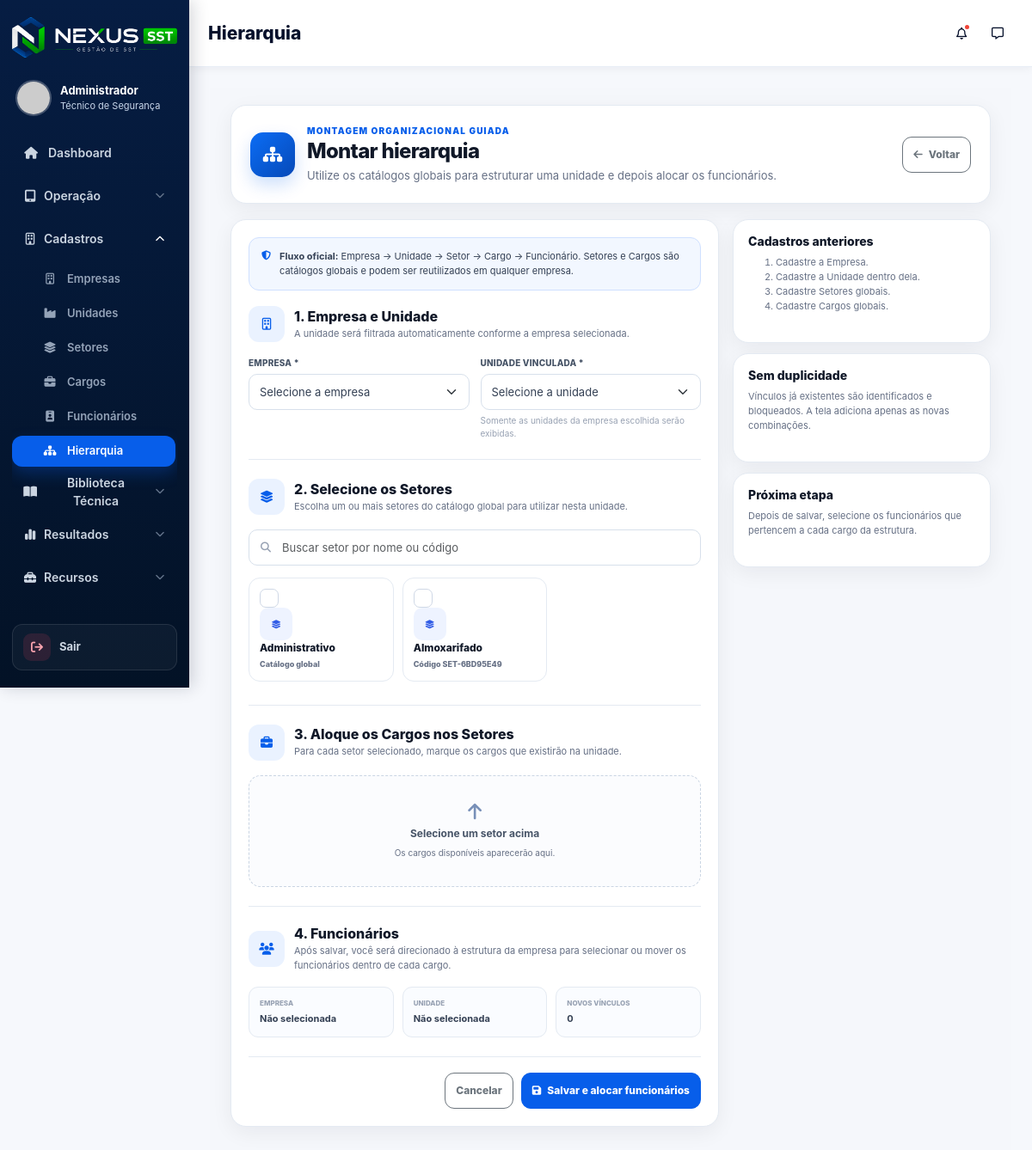
Page /nexus_sst/public/hierarquias/criar (signed in) on the committed database.
### tables this page shows
CREATE TABLE `setores` (
  `id` int NOT NULL AUTO_INCREMENT,
  `codigo` varchar(30) DEFAULT NULL,
  `codigo_externo` varchar(50) DEFAULT NULL,
  `nome` varchar(150) NOT NULL,
  `descricao` text,
  `ativo` tinyint(1) NOT NULL DEFAULT '1',
  `created_at` timestamp NULL DEFAULT CURRENT_TIMESTAMP,
  `updated_at` timestamp NULL DEFAULT CURRENT_TIMESTAMP ON UPDATE CURRENT_TIMESTAMP,
  PRIMARY KEY (`id`),
  UNIQUE KEY `uk_setor_nome` (`nome`),
  UNIQUE KEY `uk_setor_codigo` (`codigo`)
);

### core/Controller.php (called while the page is built, shortened)
<?php
class Controller
{
    public function view($view, $data = [])
    {
        extract($data);
        $viewPath = dirname(__DIR__) . "/app/views/{$view}.php";
        require_once $viewPath;
    }
}

### app/controllers/HierarquiasController.php (called while the page is built, shortened)
<?php
class HierarquiasController extends Controller
{
    private Hierarquia $hierarquiaModel;
    private Empresa $empresaModel;
    private Unidade $unidadeModel;
    private Setor $setorModel;
    private Cargo $cargoModel;
    public function __construct()
    {
        $this->hierarquiaModel = $this->model('Hierarquia');
        $this->empresaModel = $this->model('Empresa');
        $this->unidadeModel = $this->model('Unidade');
        $this->setorModel = $this->model('Setor');
        $this->cargoModel = $this->model('Cargo');
    }
    public function criar(): void
    {
        $this->view('hierarquias/criar', $this->dadosFormulario());
    }
    private function dadosFormulario(): array
    {
        $dadosAnteriores = $_SESSION['form_hierarquia'] ?? [];
        return [
            'empresas' => $this->empresaModel->listarAtivas(),
            'unidades' => $this->unidadeModel->listarAtivas(),
            'setores' => $this->setorModel->listarAtivos(),
            'cargos' => $this->cargoModel->listarAtivos(),
            'vinculosExistentes' => $this->hierarquiaModel->listarTudo(),
            'dadosAnteriores' => $dadosAnteriores,
            'csrfToken' => $this->csrfToken(),
        ];
    }
    private function csrfToken(): string
    {
        return (string)$_SESSION['csrf_hierarquias'];
    }
}

### core/Router.php (called while the page is built, shortened)
<?php
class Router
{
    private array $routes = [];
    private function add(string $httpMethod, string $uri, string $controller, string $method): void
    {
        $uri = '/' . trim($uri, '/');
        $this->routes[$httpMethod][$uri] = [
            'controller' => $controller,
            'method' => $method
        ];
    }
    public function dispatch(): void
    {
        $httpMethod = strtoupper($_SERVER['REQUEST_METHOD'] ?? 'GET');
        $requestUri = $_SERVER['REQUEST_URI'] ?? '/';
        $requestPath = parse_url($requestUri, PHP_URL_PATH) ?: '/';
        $route = $this->normalizeRequestPath($requestPath);
        $routes = $this->routes[$httpMethod] ?? [];
        $match = $this->matchRoute($routes, $route);
        $methodName = $match['method'];
        $params = $match['params'];
        $controller = new $controllerName();
        $controller->$methodName(...$params);
    }
    private function normalizeRequestPath(string $requestPath): string
    {
        $route = '/' . ltrim($requestPath, '/');
        $basePaths = [];
        if (defined('BASE_URL')) {
            $configuredBasePath = parse_url((string) BASE_URL, PHP_URL_PATH);
            if (is_string($configuredBasePath) && $configuredBasePath !== '') {
                $basePaths[] = '/' . trim($configuredBasePath, '/');
            }
        }
        $basePaths = array_values(array_unique(array_filter($basePaths)));
        usort($basePaths, static fn(string $a, string $b): int => strlen($b) <=> strlen($a));
        foreach ($basePaths as $basePath) {
            if (str_starts_with($route, $basePath . '/')) {
                $route = substr($route, strlen($basePath));
                break;
            }
        }
        $route = '/' . trim($route, '/');
        return $route === '//' ? '/' : $route;
    }
    private function matchRoute(array $routes, string $route): ?array
    {
        if (isset($routes[$route])) {
            return [
                'controller' => $routes[$route]['controller'],
                'method' => $routes[$route]['method'],
                'params' => []
            ];
        }
        return null;
    }
}

### public/index.php (called while the page is built, shortened)
<?php
$router = new Router();
$router->dispatch();

### core/Model.php (called while the page is built, shortened)
<?php
abstract class Model
{
    protected PDO $db;
    public function __construct()
    {
        $database = new Database();
        $this->db = $database->getConnection();
    }
    protected function query(string $sql, array $params = []): PDOStatement
    {
        $stmt = $this->db->prepare($sql);
        $stmt->execute($params);
        return $stmt;
    }
}

### config/database.php (called while the page is built)
<?php
return [
    'host'     => 'localhost',
    'dbname'   => 'nexus',
    'usuario'  => 'root',
    'senha'    => 'samuel06',
    'charset'  => 'utf8mb4',
    'collation'=> 'utf8mb4_unicode_ci',
];

### core/Database.php (called while the page is built, shortened)
<?php
class Database
{
    public function __construct()
    {
        $config = require __DIR__ . '/../config/database.php';
        $host = (string)$config['host'];
        $dbname = (string)$config['dbname'];
        $usuario = (string)$config['usuario'];
        $senha = (string)$config['senha'];
        $charset = (string)($config['charset'] ?? 'utf8mb4');
        $collation = (string)($config['collation'] ?? 'utf8mb4_unicode_ci');
        $dsn = "mysql:host={$host};dbname={$dbname};charset={$charset}";
        $opcoes = [
            PDO::ATTR_ERRMODE => PDO::ERRMODE_EXCEPTION,
            PDO::ATTR_DEFAULT_FETCH_MODE => PDO::FETCH_ASSOC,
            PDO::ATTR_PERSISTENT => true,
            PDO::ATTR_EMULATE_PREPARES => false,
            PDO::MYSQL_ATTR_INIT_COMMAND => "SET NAMES {$charset} COLLATE {$collation}",
        ];
        try {
            $this->pdo = new PDO($dsn, $usuario, $senha, $opcoes);
        } catch (PDOException $e) {
            $this->erro = $e->getMessage();
            die('Erro de conexão com o banco de dados: ' . $this->erro);
        }
    }
}

### app/models/Setor.php (called while the page is built, shortened)
<?php
class Setor extends Model
{
    public function listarAtivos(): array
    {
        return $this->query('SELECT * FROM setores WHERE ativo = 1 ORDER BY nome')
            ->fetchAll(PDO::FETCH_ASSOC);
    }
}

### app/views/hierarquias/formulario.php (the view, shortened to what this page needs)
<div class="org-callout">
    <i class="fa-solid fa-shield-halved"></i>
    <div>
        <strong>Fluxo oficial:</strong> Empresa → Unidade → Setor → Cargo → Funcionário.
        Setores e Cargos são catálogos globais e podem ser reutilizados em qualquer empresa.
    </div>
</div>
<section class="org-form-section org-builder-section">
    <div class="org-section-title">
        <div class="org-section-icon"><i class="fa-regular fa-building"></i></div>
        <div><h2>1. Empresa e Unidade</h2><p>A unidade será filtrada automaticamente conforme a empresa selecionada.</p></div>
    </div>
    <div class="org-form-grid">
        <div class="org-field org-col-6">
            <label for="empresa_id">Empresa *</label>
            <select class="form-select" name="empresa_id" id="empresa_id" required>
                <option value="">Selecione a empresa</option>
            </select>
        </div>
        <div class="org-field org-col-6">
            <label for="unidade_id">Unidade vinculada *</label>
            <select class="form-select" name="unidade_id" id="unidade_id" required>
                <option value="">Selecione a unidade</option>
            </select>
            <small id="unidadeAjuda">Somente as unidades da empresa escolhida serão exibidas.</small>
        </div>
    </div>
</section>
<section class="org-form-section org-builder-section">
    <div class="org-section-title">
        <div class="org-section-icon"><i class="fa-solid fa-layer-group"></i></div>
        <div><h2>2. Selecione os Setores</h2><p>Escolha um ou mais setores do catálogo global para utilizar nesta unidade.</p></div>
    </div>
    <div class="org-builder-search">
        <input type="search" class="form-control" id="buscarSetorHierarquia" placeholder="Buscar setor por nome ou código">
    </div>
    <div class="org-selector-grid" id="setoresSelector">
        <?php foreach ($setores as $setor): ?>
            <?php $setorTexto = strtolower(trim(($setor['codigo'] ?? '') . ' ' . ($setor['nome'] ?? ''))); ?>
            <label class="org-selector-card" data-setor-search="<?= htmlspecialchars($setorTexto) ?>">
                <span class="org-selector-check"><i class="fa-solid fa-check"></i></span>
                <span class="org-selector-icon"><i class="fa-solid fa-layer-group"></i></span>
                <span class="org-selector-copy">
                    <strong><?= htmlspecialchars($setor['nome']) ?></strong>
                    <small><?= !empty($setor['codigo']) ? 'Código ' . htmlspecialchars($setor['codigo']) : 'Catálogo global' ?></small>
                </span>
            </label>
        <?php endforeach; ?>
    </div>
</section>
<section class="org-form-section org-builder-section">
    <div class="org-section-title">
        <div class="org-section-icon"><i class="fa-solid fa-briefcase"></i></div>
        <div><h2>3. Aloque os Cargos nos Setores</h2><p>Para cada setor selecionado, marque os cargos que existirão na unidade.</p></div>
    </div>
    <div id="cargoPanels" class="org-cargo-panels">
        <div class="org-builder-empty" id="cargoPanelsEmpty">
            <i class="fa-solid fa-arrow-up"></i>
            <strong>Selecione um setor acima</strong>
            <span>Os cargos disponíveis aparecerão aqui.</span>
        </div>
    </div>
</section>
<section class="org-form-section org-builder-section org-builder-final-step">
    <div class="org-section-title">
        <div class="org-section-icon"><i class="fa-solid fa-users"></i></div>
        <div><h2>4. Funcionários</h2><p>Após salvar, você será direcionado à estrutura da empresa para selecionar ou mover os funcionários dentro de cada cargo.</p></div>
    </div>
    <div class="org-builder-summary">
        <div><span>Empresa</span><strong id="resumoEmpresa">Não selecionada</strong></div>
        <div><span>Unidade</span><strong id="resumoUnidade">Não selecionada</strong></div>
        <div><span>Novos vínculos</span><strong id="resumoVinculos">0</strong></div>
    </div>
</section>

### public/css/base/variables.css (style rules this page uses)
:root { --navy: #061b3a; --navy-2: #03162f; --blue: #075eea; --blue-dark: #064ec2; --green: #12b76a; --orange: #f79009; --red: #f04438; --purple: #7a35d8; --text: #06102b; --muted: #667085; --line: #e7edf5; --bg: #f6f8fc; --card: #ffffff; --shadow-sm: 0 2px 10px rgba(16, 24, 40, .05); --shadow: 0 8px 22px rgba(16, 24, 40, .07); --shadow-lg: 0 18px 50px rgba(15, 23, 42, .12); --radius-sm: 8px; --radius: 14px; --radius-lg: 18px; --sidebar-width: 220px; --topbar-min-height: 78px; --nexus-primary: var(--blue); --nexus-primary-dark: #1e3a8a; --nexus-sidebar: var(--navy-2); --nexus-bg: var(--bg); --nexus-card: var(--card); --nexus-border: var(--line); --nexus-text: var(--text); --nexus-muted: var(--muted); --nexus-success: var(--green); --nexus-danger: var(--red); --nexus-warning: var(--orange); --nexus-info: #0ea5e9; }

### public/css/app/theme.css (style rules this page uses)
body { background: var(--bg); color: var(--text); }

### public/css/components/forms.css (style rules this page uses)
.form-control, .form-select { border-color: var(--line); border-radius: 9px; }

### rows in the picture
setores: nome "Administrativo", shows "Catálogo global"
setores: nome "Almoxarifado", codigo "SET-6BD95E49"

### other values in the picture
$usuario "Administrador"
$pageTitle "Hierarquia"
